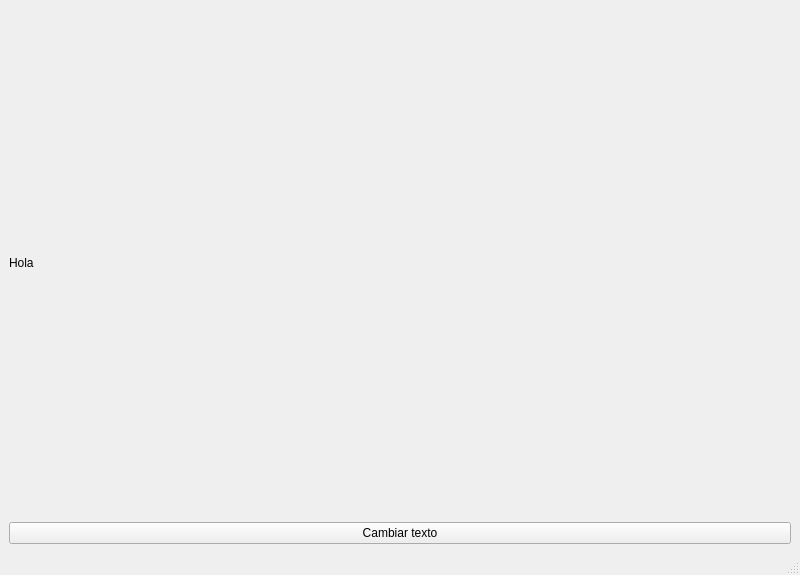
<?xml version="1.0" encoding="UTF-8"?>
<ui version="4.0">
 <class>MainWindow</class>
 <widget class="QMainWindow" name="MainWindow">
  <property name="geometry">
   <rect>
    <x>0</x>
    <y>0</y>
    <width>800</width>
    <height>575</height>
   </rect>
  </property>
  <property name="windowTitle">
   <string>MainWindow</string>
  </property>
  <widget class="QWidget" name="centralwidget">
   <layout class="QVBoxLayout" name="verticalLayout">
    <item>
     <widget class="QLabel" name="label_principal">
      <property name="text">
       <string>Hola</string>
      </property>
     </widget>
    </item>
    <item>
     <widget class="QPushButton" name="Cambiar">
      <property name="text">
       <string>Cambiar texto</string>
      </property>
     </widget>
    </item>
   </layout>
  </widget>
  <widget class="QMenuBar" name="menubar">
   <property name="geometry">
    <rect>
     <x>0</x>
     <y>0</y>
     <width>800</width>
     <height>33</height>
    </rect>
   </property>
  </widget>
  <widget class="QStatusBar" name="statusbar"/>
 </widget>
 <resources/>
 <connections/>
</ui>
